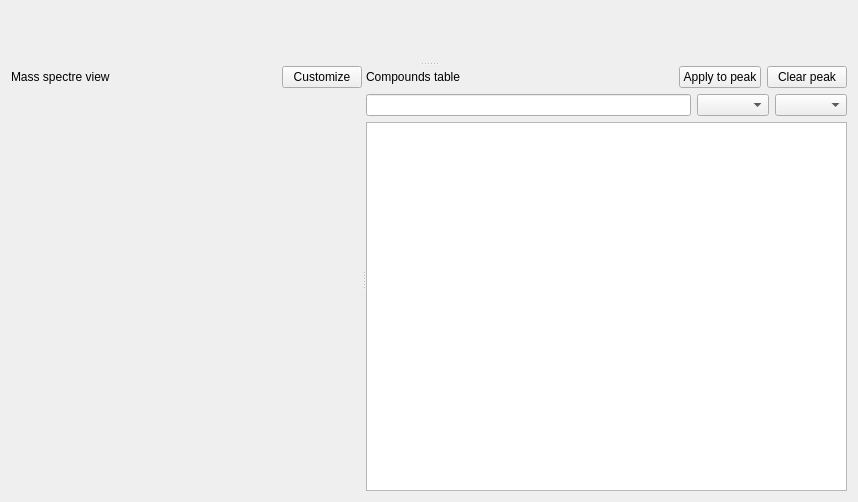
<?xml version="1.0" encoding="UTF-8"?>
<ui version="4.0">
 <class>IdentificationWidget</class>
 <widget class="QWidget" name="IdentificationWidget">
  <property name="geometry">
   <rect>
    <x>0</x>
    <y>0</y>
    <width>858</width>
    <height>502</height>
   </rect>
  </property>
  <property name="windowTitle">
   <string>Form</string>
  </property>
  <layout class="QVBoxLayout" name="verticalLayout_3">
   <item>
    <widget class="QSplitter" name="chromaSplitter">
     <property name="orientation">
      <enum>Qt::Vertical</enum>
     </property>
     <property name="childrenCollapsible">
      <bool>false</bool>
     </property>
     <widget class="ChromatogramPlot" name="chromatogrammPlot" native="true">
      <property name="sizePolicy">
       <sizepolicy hsizetype="Expanding" vsizetype="Expanding">
        <horstretch>0</horstretch>
        <verstretch>0</verstretch>
       </sizepolicy>
      </property>
      <property name="minimumSize">
       <size>
        <width>0</width>
        <height>0</height>
       </size>
      </property>
     </widget>
     <widget class="QSplitter" name="spectrumSplitter">
      <property name="orientation">
       <enum>Qt::Horizontal</enum>
      </property>
      <widget class="QWidget" name="layoutWidget">
       <layout class="QVBoxLayout" name="stectreVerticalLayout">
        <item>
         <layout class="QHBoxLayout" name="horizontalLayout">
          <item>
           <widget class="QLabel" name="specCaption">
            <property name="text">
             <string>Mass spectre view</string>
            </property>
           </widget>
          </item>
          <item>
           <spacer name="horizontalSpacer">
            <property name="orientation">
             <enum>Qt::Horizontal</enum>
            </property>
            <property name="sizeHint" stdset="0">
             <size>
              <width>40</width>
              <height>20</height>
             </size>
            </property>
           </spacer>
          </item>
          <item>
           <widget class="QPushButton" name="customizeSpecPlotBtn">
            <property name="text">
             <string>Customize</string>
            </property>
           </widget>
          </item>
         </layout>
        </item>
        <item>
         <widget class="QWidget" name="legendWidget" native="true">
          <property name="sizePolicy">
           <sizepolicy hsizetype="Expanding" vsizetype="Preferred">
            <horstretch>0</horstretch>
            <verstretch>0</verstretch>
           </sizepolicy>
          </property>
         </widget>
        </item>
        <item>
         <widget class="SpectrumPlot" name="spectrumPlot" native="true">
          <property name="sizePolicy">
           <sizepolicy hsizetype="Expanding" vsizetype="Expanding">
            <horstretch>0</horstretch>
            <verstretch>0</verstretch>
           </sizepolicy>
          </property>
         </widget>
        </item>
       </layout>
      </widget>
      <widget class="QWidget" name="layoutWidget">
       <layout class="QVBoxLayout" name="verticalLayout_2">
        <item>
         <layout class="QHBoxLayout" name="horizontalLayout_2">
          <item>
           <widget class="QLabel" name="tableCaption">
            <property name="text">
             <string>Compounds table</string>
            </property>
           </widget>
          </item>
          <item>
           <spacer name="horizontalSpacer_2">
            <property name="orientation">
             <enum>Qt::Horizontal</enum>
            </property>
            <property name="sizeType">
             <enum>QSizePolicy::MinimumExpanding</enum>
            </property>
            <property name="sizeHint" stdset="0">
             <size>
              <width>40</width>
              <height>20</height>
             </size>
            </property>
           </spacer>
          </item>
          <item>
           <widget class="QPushButton" name="applyBtn">
            <property name="text">
             <string>Apply to peak</string>
            </property>
           </widget>
          </item>
          <item>
           <widget class="QPushButton" name="clearBtn">
            <property name="text">
             <string>Clear peak</string>
            </property>
           </widget>
          </item>
         </layout>
        </item>
        <item>
         <layout class="QHBoxLayout" name="horizontalLayout_3">
          <item>
           <widget class="QLineEdit" name="searchLineEdit">
            <property name="sizePolicy">
             <sizepolicy hsizetype="MinimumExpanding" vsizetype="Fixed">
              <horstretch>0</horstretch>
              <verstretch>0</verstretch>
             </sizepolicy>
            </property>
           </widget>
          </item>
          <item>
           <widget class="QComboBox" name="fileTypeFilterCombo">
            <property name="sizePolicy">
             <sizepolicy hsizetype="Maximum" vsizetype="Fixed">
              <horstretch>0</horstretch>
              <verstretch>0</verstretch>
             </sizepolicy>
            </property>
           </widget>
          </item>
          <item>
           <widget class="QComboBox" name="classifierTypeFilterCombo">
            <property name="sizePolicy">
             <sizepolicy hsizetype="Maximum" vsizetype="Fixed">
              <horstretch>0</horstretch>
              <verstretch>0</verstretch>
             </sizepolicy>
            </property>
           </widget>
          </item>
         </layout>
        </item>
        <item>
         <widget class="QTreeView" name="compoundsTable">
          <property name="sizePolicy">
           <sizepolicy hsizetype="MinimumExpanding" vsizetype="Expanding">
            <horstretch>0</horstretch>
            <verstretch>0</verstretch>
           </sizepolicy>
          </property>
         </widget>
        </item>
       </layout>
      </widget>
     </widget>
    </widget>
   </item>
  </layout>
 </widget>
 <customwidgets>
  <customwidget>
   <class>ChromatogramPlot</class>
   <extends>QWidget</extends>
   <header location="global">ui/plots/chromatogram_plot.h</header>
   <container>1</container>
  </customwidget>
  <customwidget>
   <class>SpectrumPlot</class>
   <extends>QWidget</extends>
   <header location="global">ui/plots/spectrum_plot.h</header>
   <container>1</container>
  </customwidget>
 </customwidgets>
 <resources/>
 <connections/>
</ui>
